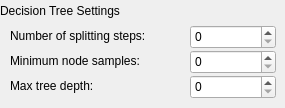
          <widget class="QWidget" name="page_46">
           <widget class="QLabel" name="label_105">
            <property name="geometry">
             <rect>
              <x>0</x>
              <y>0</y>
              <width>251</width>
              <height>21</height>
             </rect>
            </property>
            <property name="text">
             <string>Decision Tree Settings</string>
            </property>
           </widget>
           <widget class="QSpinBox" name="pipelineTool_decisionTree_numSpiltingSteps">
            <property name="geometry">
             <rect>
              <x>190</x>
              <y>25</y>
              <width>86</width>
              <height>24</height>
             </rect>
            </property>
           </widget>
           <widget class="QSpinBox" name="pipelineTool_decisionTree_minSamplesPerNode">
            <property name="geometry">
             <rect>
              <x>190</x>
              <y>50</y>
              <width>86</width>
              <height>24</height>
             </rect>
            </property>
           </widget>
           <widget class="QLabel" name="label_111">
            <property name="geometry">
             <rect>
              <x>10</x>
              <y>50</y>
              <width>161</width>
              <height>21</height>
             </rect>
            </property>
            <property name="text">
             <string>Minimum node samples:</string>
            </property>
           </widget>
           <widget class="QSpinBox" name="pipelineTool_decisionTree_maxDepth">
            <property name="geometry">
             <rect>
              <x>190</x>
              <y>75</y>
              <width>86</width>
              <height>24</height>
             </rect>
            </property>
           </widget>
           <widget class="QLabel" name="label_112">
            <property name="geometry">
             <rect>
              <x>10</x>
              <y>75</y>
              <width>166</width>
              <height>21</height>
             </rect>
            </property>
            <property name="text">
             <string>Max tree depth:</string>
            </property>
           </widget>
           <widget class="QLabel" name="label_113">
            <property name="geometry">
             <rect>
              <x>10</x>
              <y>25</y>
              <width>171</width>
              <height>21</height>
             </rect>
            </property>
            <property name="text">
             <string>Number of splitting steps:</string>
            </property>
           </widget>
          </widget>
